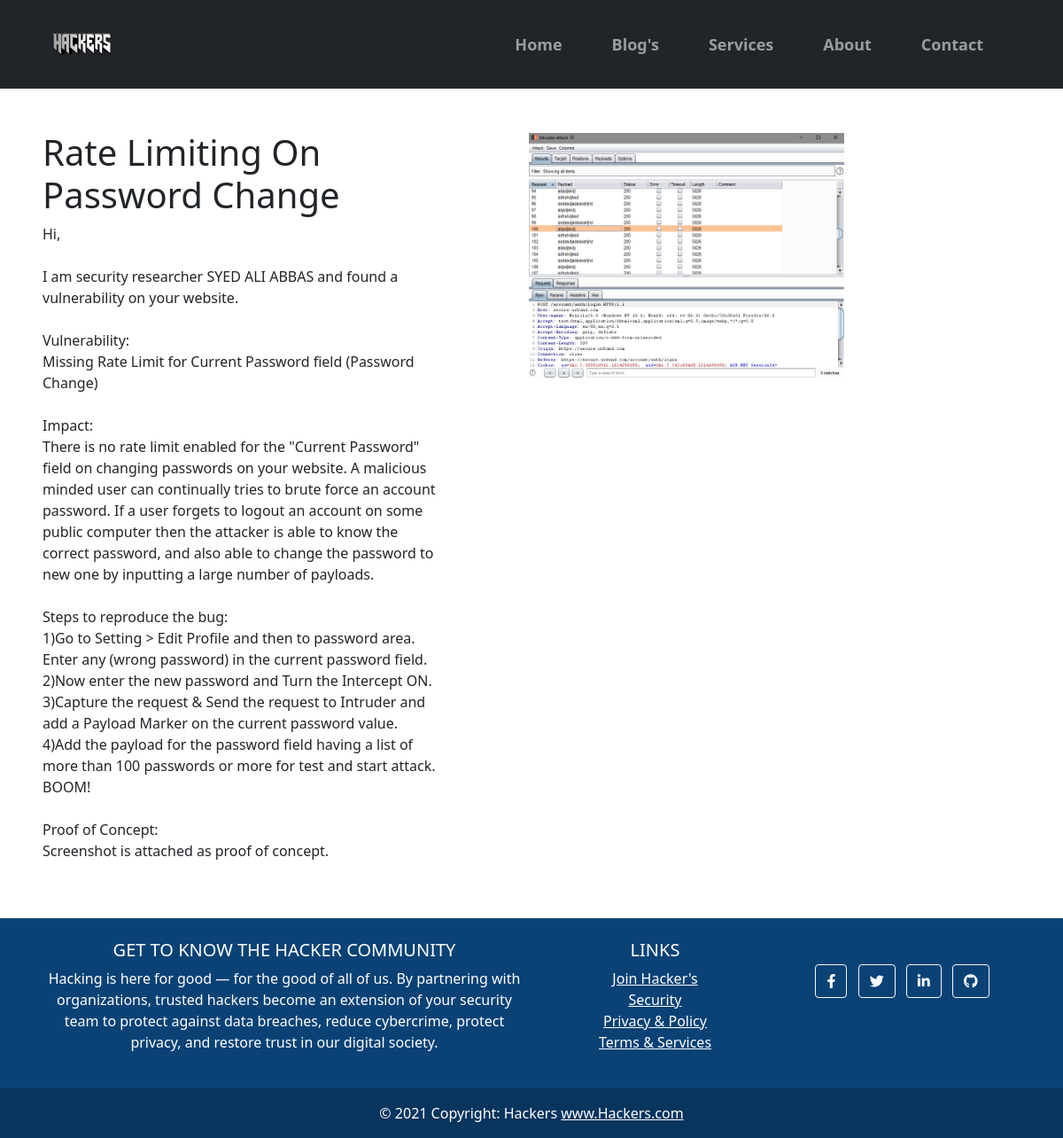
Screenshot of /blogs/1/ with the database file from the repository.
### webapp/models.py (models this page shows, shortened)
class Post(models.Model):
    title = models.CharField(max_length=200)
    author = models.ForeignKey(
            'auth.User',
            on_delete=models.CASCADE,
            )
    body = models.TextField()
    Image = models.ImageField(upload_to='products/', blank=True)

### webapp/views.py (the view)
# urls.py: path('blogs/<int:pk>/', BlogDetailView.as_view(), name='detailed_posts')
class BlogDetailView(DetailView):
    model = Post
    template_name = 'detailed_posts.html'

### webapp/templates/detailed_posts.html
{% extends 'base.html' %}
{% load static %}
{% block content %}
<div class="detailed-blogs">
    <div class="detail-blog-image mt-5">
        <img src="{{ object.Image.url }}" style = "height: 280px; width: 60%;">
    </div>
    <div class="detailed-blogs-main-div">
        <div class="detailed-articles-main-div text-left p-5">
            <div class="detaield-post-entry">
                <h1>{{ object.title }}</h1>
                <p class="justify">{{ object.body|linebreaksbr }}</p>
            </div>
        </div>
    </div>
</div>
{% endblock content %}

### webapp/templates/base.html (shortened to what this page needs)
{% load static %}
<!doctype html>
<html lang="en">
  <head>
<link href="https://cdn.jsdelivr.net/npm/bootstrap@5.0.0-beta2/dist/css/bootstrap.min.css" rel="stylesheet">
    <link href="{% static 'css/base.css' %}" rel="stylesheet">
  </head>
  <body>
    <header>
<nav class="navbar navbar-expand-lg navbar-dark bg-dark static-top" id="nav">
    <div class="container">
        <div id="logo">
      <a class="navbar-brand m-0" href="#">
            <img src="static\Images\logo.png" alt="" style="width: 90px;">
          </a>
        </div>
          <div class="float-right">
      <div class="collapse navbar-collapse float-right" id="navbarResponsive">
        <ul class="navbar-nav ml-auto" id="navdiv">
          <li class="nav-item active">
            <a class="nav-link" href="{% url 'home' %}">Home</a>
          </li>
          <li class="nav-item">
            <a class="nav-link" href="{% url 'blogs' %}">Blog's</a>
          </li>
          <li class="nav-item">
            <a class="nav-link" href="/#card-div-inpage">Services</a>
          </li>
          <li class="nav-item">
            <a class="nav-link" href="{% url 'about' %}">About</a>
          </li>
          <li class="nav-item">
            <a class="nav-link" href="{% url 'contact' %}">Contact</a>
          </li>
        </ul>
      </div>
    </div>
    </div>
  </nav>
    </header>
    {% block content %}
    {% endblock content %}
        <footer class="text-center text-white" style="background-color: #0a4275;">
            <div class="container p-4">
              <div class="row">
                <div class="col-lg-6 col-md-12 mb-4 mb-md-0">
                  <h5 class="text-uppercase">GET TO KNOW THE HACKER COMMUNITY</h5>
                  <p>
                    Hacking is here for good — for the good of all of us.
                     By partnering with organizations, trusted hackers
                     become an extension of your security team to protect
                    against data breaches, reduce cybercrime, protect
                    privacy, and restore trust in our digital society.
                  </p>
                </div>
                <div class="col-lg-3 col-md-6 mb-4 mb-md-0">
                  <h5 class="text-uppercase">Links</h5>
                  <ul class="list-unstyled mb-0">
                    <li>
                      <a href="#!" class="text-white">Join Hacker's</a>
                    </li>
                    <li>
                      <a href="#!" class="text-white">Security</a>
                    </li>
                    <li>
                      <a href="#!" class="text-white">Privacy & Policy</a>
                    </li>
                    <li>
                      <a href="#!" class="text-white">Terms & Services</a>
                    </li>
                  </ul>
                </div>
                <div class="col-lg-3 col-md-6 mb-4 mb-md-0">
  <div class="container p-4 pb-0">
    <section class="mb-4">
      <a class="btn btn-outline-light btn-floating m-1" href="https://www.facebook.com/syedali.abbas.733450/" role="button"><i class="fab fa-facebook-f"></i></a>
      <a class="btn btn-outline-light btn-floating m-1" href="https://twitter.com/SYEDALI63407208" role="button"><i class="fab fa-twitter"></i></a>
      <a class="btn btn-outline-light btn-floating m-1" href="https://www.linkedin.com/in/syed-ali-abbas-77b9a81ba/" role="button"><i class="fab fa-linkedin-in"></i></a>
      <a class="btn btn-outline-light btn-floating m-1" href="https://github.com/syed-ali-abbas" role="button"><i class="fab fa-github"></i></a>
    </section>
  </div>
                </div>
              </div>
            </div>
            <div class="text-center p-3" style="background-color: rgba(0, 0, 0, 0.2);">
              © 2021 Copyright: Hackers
              <a class="text-white" href="#">www.Hackers.com</a>
            </div>
          </footer>
    <link rel="stylesheet" href="https://pro.fontawesome.com/releases/v5.10.0/css/all.css"/>
  </body>
</html>

### static/css/base.css (style rules this page uses)
#navdiv li a { font-size: 18px; font-weight: bold; }
#navdiv li { margin-right: 40px; }
#nav { height:100px; }
.detailed-blogs { width: 100%; overflow: auto; }
.detailed-blogs .detailed-blogs-main-div { width: 45%; overflow: auto; }
.detailed-blogs .detail-blog-image { float: right; margin: 5px; width: 50%; }
.detailed-blogs .detail-blog-image img { padding: 2px; }

### rows the page displays
Post: Image (picture), title "Rate Limiting On Password Change", body "Hi, I am security researcher SYED ALI ABBAS and found a vulnerability on your website. Vulnerability: Missing Rate Limit for Current Password field (Password Change) Impact: There is no rate limit enabled for the \"Current Password\" field on changing passwords on your website. A malicious minded user can continually tries to brute force an account password. If a user forgets to logout an account on some public computer then the attacker is able to know the correct password, and also able to change the password to new one by inputting a large number of payloads. Steps to reproduce the bug: 1)Go to Setting > Edit Profile and then to password area. Enter any (wrong password) in the current…"
